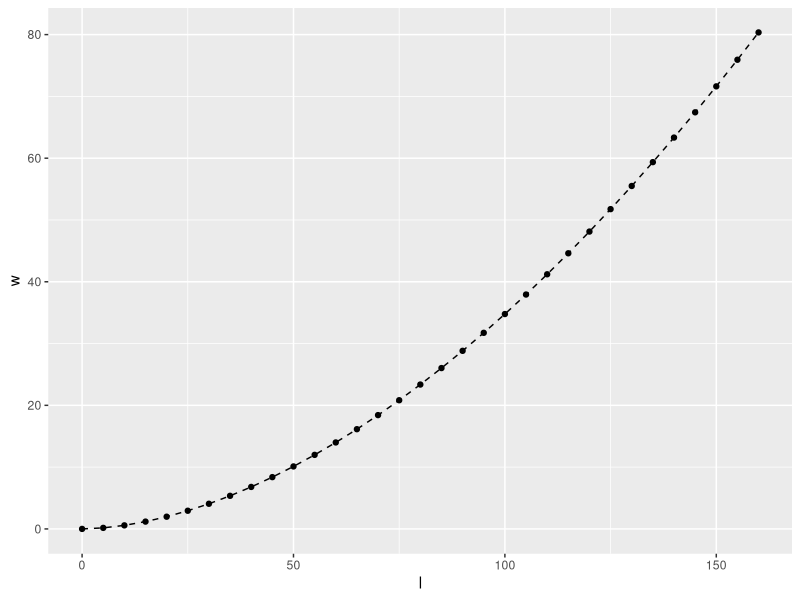
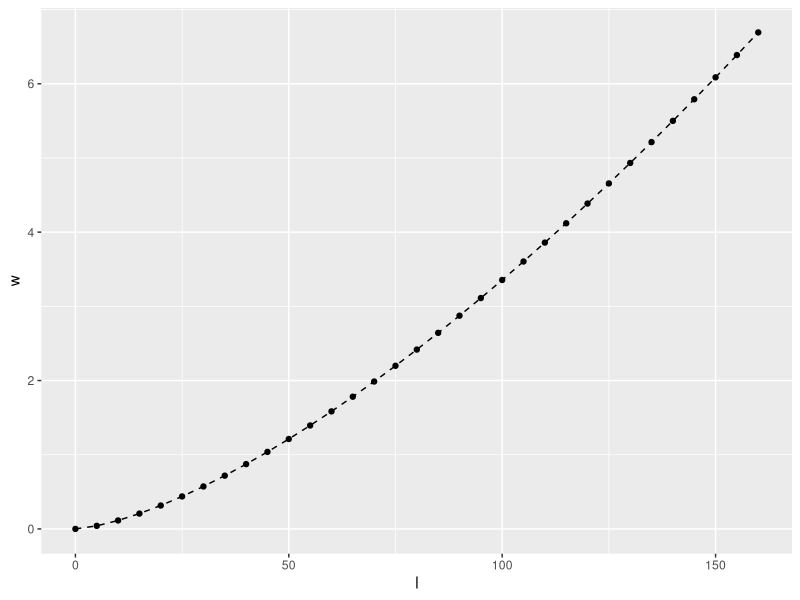

Write R code to recreate these figures, in order.
# import libraries
library(tidyverse)

# seaweed biomass expressed as fresh weight (g)  length (cm) - not taking season into account
laminaria_fw <- function(l){
  0.00949 * l^1.782
}

# generate sequence from 0-160cm with 5cm intervals and predicted mass
fw_seq <- tibble(l = seq(0,160,5), w = laminaria_fw(l))

# plot to see what it looks like
fw_seq %>%
  ggplot(aes(l, w)) +
  geom_line(linetype = "dashed") +
  geom_point()

# seaweed biomass expressed as dry weight (g) length (cm) - not taking season into account
laminaria_dw <- function(l){
  0.00387 * l^1.469
}

# generate sequence from 0-160cm with 5cm intervals and predicted mass
dw_seq <- tibble(l = seq(0,160,5), w = laminaria_dw(l))

# plot to see what it looks like
dw_seq %>%
  ggplot(aes(l, w)) +
  geom_line(linetype = "dashed") +
  geom_point()


